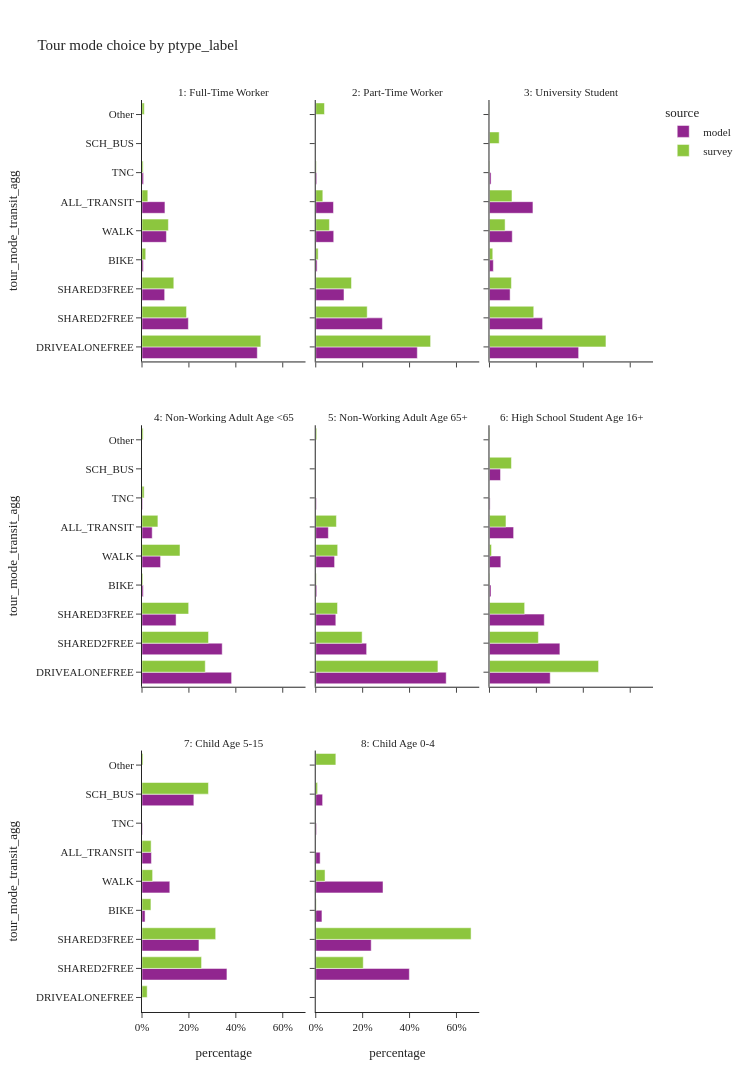
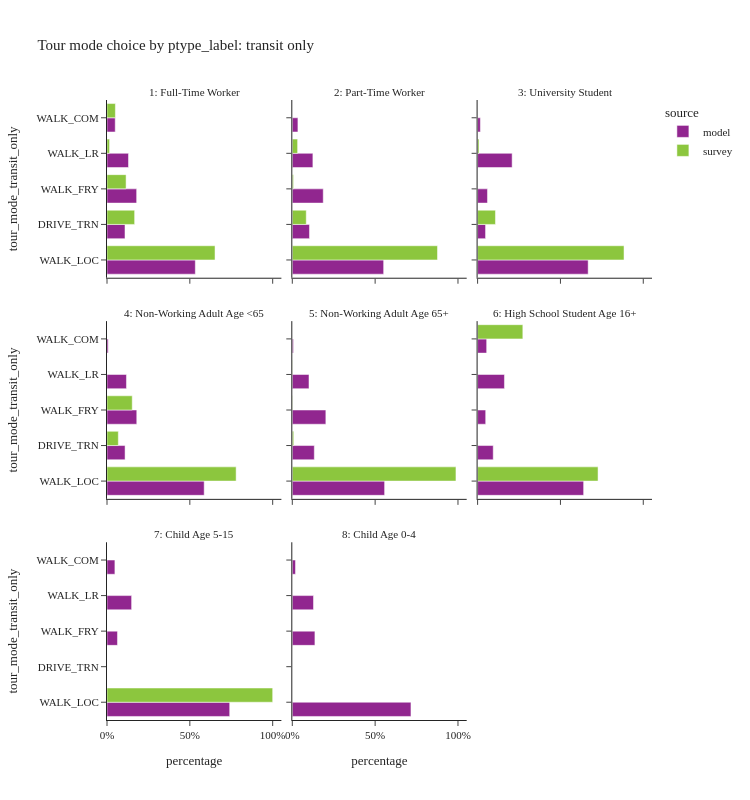

These figures' notebook cell, in order:
### Code cell
tour_mode_choice_seg(segment_col='ptype_label')

### Figure 1 — Plotly figure (JSON) as saved in the notebook; plotly's stock layout.template omitted (floating-point values rounded to 4 significant figures)
{"data": [{"alignmentgroup": "True", "customdata": [[991267], [398617], [194842], [11325], [209893], [197186], [13491]], "hovertemplate": "source=model<br>ptype_label=1: Full-Time Worker<br>percentage=%{x}<br>tour_mode_transit_agg=%{y}<br>sample_size=%{customdata[0]}<extra></extra>", "legendgroup": "model", "marker": {"color": "#91268F", "pattern": {"shape": ""}}, "name": "model", "offsetgroup": "model", "orientation": "h", "showlegend": true, "textposition": "auto", "type": "bar", "x": [0.4915, 0.1977, 0.09662, 0.005616, 0.1041, 0.09778, 0.00669], "xaxis": "x7", "y": ["DRIVEALONEFREE", "SHARED2FREE", "SHARED3FREE", "BIKE", "WALK", "ALL_TRANSIT", "TNC"], "yaxis": "y7"}, {"alignmentgroup": "True", "customdata": [[199443], [130890], [55480], [2705], [35334], [34813], [1925]], "hovertemplate": "source=model<br>ptype_label=2: Part-Time Worker<br>percentage=%{x}<br>tour_mode_transit_agg=%{y}<br>sample_size=%{customdata[0]}<extra></extra>", "legendgroup": "model", "marker": {"color": "#91268F", "pattern": {"shape": ""}}, "name": "model", "offsetgroup": "model", "orientation": "h", "showlegend": false, "textposition": "auto", "type": "bar", "x": [0.433, 0.2842, 0.1205, 0.005873, 0.07671, 0.07558, 0.004179], "xaxis": "x8", "y": ["DRIVEALONEFREE", "SHARED2FREE", "SHARED3FREE", "BIKE", "WALK", "ALL_TRANSIT", "TNC"], "yaxis": "y8"}, {"alignmentgroup": "True", "customdata": [[79121], [47144], [18307], [3417], [20203], [38566], [1398]], "hovertemplate": "source=model<br>ptype_label=3: University Student<br>percentage=%{x}<br>tour_mode_transit_agg=%{y}<br>sample_size=%{customdata[0]}<extra></extra>", "legendgroup": "model", "marker": {"color": "#91268F", "pattern": {"shape": ""}}, "name": "model", "offsetgroup": "model", "orientation": "h", "showlegend": false, "textposition": "auto", "type": "bar", "x": [0.3801, 0.2265, 0.08795, 0.01642, 0.09706, 0.1853, 0.006716], "xaxis": "x9", "y": ["DRIVEALONEFREE", "SHARED2FREE", "SHARED3FREE", "BIKE", "WALK", "ALL_TRANSIT", "TNC"], "yaxis": "y9"}, {"alignmentgroup": "True", "customdata": [[300916], [269395], [114467], [4284], [62395], [34261], [2076]], "hovertemplate": "source=model<br>ptype_label=4: Non-Working Adult Age <65<br>percentage=%{x}<br>tour_mode_transit_agg=%{y}<br>sample_size=%{customdata[0]}<extra></extra>", "legendgroup": "model", "marker": {"color": "#91268F", "pattern": {"shape": ""}}, "name": "model", "offsetgroup": "model", "orientation": "h", "showlegend": false, "textposition": "auto", "type": "bar", "x": [0.382, 0.342, 0.1453, 0.005438, 0.0792, 0.04349, 0.002635], "xaxis": "x4", "y": ["DRIVEALONEFREE", "SHARED2FREE", "SHARED3FREE", "BIKE", "WALK", "ALL_TRANSIT", "TNC"], "yaxis": "y4"}, {"alignmentgroup": "True", "customdata": [[293014], [114328], [45105], [2277], [42336], [28355], [1471]], "hovertemplate": "source=model<br>ptype_label=5: Non-Working Adult Age 65+<br>percentage=%{x}<br>tour_mode_transit_agg=%{y}<br>sample_size=%{customdata[0]}<extra></extra>", "legendgroup": "model", "marker": {"color": "#91268F", "pattern": {"shape": ""}}, "name": "model", "offsetgroup": "model", "orientation": "h", "showlegend": false, "textposition": "auto", "type": "bar", "x": [0.5561, 0.217, 0.08561, 0.004322, 0.08035, 0.05382, 0.002792], "xaxis": "x5", "y": ["DRIVEALONEFREE", "SHARED2FREE", "SHARED3FREE", "BIKE", "WALK", "ALL_TRANSIT", "TNC"], "yaxis": "y5"}, {"alignmentgroup": "True", "customdata": [[48448], [56167], [43714], [1212], [9044], [19255], [8792], [497]], "hovertemplate": "source=model<br>ptype_label=6: High School Student Age 16+<br>percentage=%{x}<br>tour_mode_transit_agg=%{y}<br>sample_size=%{customdata[0]}<extra></extra>", "legendgroup": "model", "marker": {"color": "#91268F", "pattern": {"shape": ""}}, "name": "model", "offsetgroup": "model", "orientation": "h", "showlegend": false, "textposition": "auto", "type": "bar", "x": [0.2589, 0.3002, 0.2336, 0.006477, 0.04833, 0.1029, 0.04698, 0.002656], "xaxis": "x6", "y": ["DRIVEALONEFREE", "SHARED2FREE", "SHARED3FREE", "BIKE", "WALK", "ALL_TRANSIT", "SCH_BUS", "TNC"], "yaxis": "y6"}, {"alignmentgroup": "True", "customdata": [[202654], [135884], [7307], [66330], [22510], [123704], [1282]], "hovertemplate": "source=model<br>ptype_label=7: Child Age 5-15<br>percentage=%{x}<br>tour_mode_transit_agg=%{y}<br>sample_size=%{customdata[0]}<extra></extra>", "legendgroup": "model", "marker": {"color": "#91268F", "pattern": {"shape": ""}}, "name": "model", "offsetgroup": "model", "orientation": "h", "showlegend": false, "textposition": "auto", "type": "bar", "x": [0.3621, 0.2428, 0.01306, 0.1185, 0.04022, 0.221, 0.002291], "xaxis": "x", "y": ["SHARED2FREE", "SHARED3FREE", "BIKE", "WALK", "ALL_TRANSIT", "SCH_BUS", "TNC"], "yaxis": "y"}, {"alignmentgroup": "True", "customdata": [[78960], [46801], [5229], [56750], [3714], [5793], [660]], "hovertemplate": "source=model<br>ptype_label=8: Child Age 0-4<br>percentage=%{x}<br>tour_mode_transit_agg=%{y}<br>sample_size=%{customdata[0]}<extra></extra>", "legendgroup": "model", "marker": {"color": "#91268F", "pattern": {"shape": ""}}, "name": "model", "offsetgroup": "model", "orientation": "h", "showlegend": false, "textposition": "auto", "type": "bar", "x": [0.399, 0.2365, 0.02642, 0.2868, 0.01877, 0.02927, 0.003335], "xaxis": "x2", "y": ["SHARED2FREE", "SHARED3FREE", "BIKE", "WALK", "ALL_TRANSIT", "SCH_BUS", "TNC"], "yaxis": "y2"}, {"alignmentgroup": "True", "customdata": [[1383], [468], [264], [150], [666], [283], [24], [31]], "hovertemplate": "source=survey<br>ptype_label=1: Full-Time Worker<br>percentage=%{x}<br>tour_mode_transit_agg=%{y}<br>sample_size=%{customdata[0]}<extra></extra>", "legendgroup": "survey", "marker": {"color": "#8CC63E", "pattern": {"shape": ""}}, "name": "survey", "offsetgroup": "survey", "orientation": "h", "showlegend": true, "textposition": "auto", "type": "bar", "x": [0.5066, 0.1899, 0.1356, 0.01589, 0.1125, 0.02479, 0.004996, 0.009782], "xaxis": "x7", "y": ["DRIVEALONEFREE", "SHARED2FREE", "SHARED3FREE", "BIKE", "WALK", "ALL_TRANSIT", "TNC", "Other"], "yaxis": "y7"}, {"alignmentgroup": "True", "customdata": [[406], [172], [102], [25], [149], [71], [6], [7]], "hovertemplate": "source=survey<br>ptype_label=2: Part-Time Worker<br>percentage=%{x}<br>tour_mode_transit_agg=%{y}<br>sample_size=%{customdata[0]}<extra></extra>", "legendgroup": "survey", "marker": {"color": "#8CC63E", "pattern": {"shape": ""}}, "name": "survey", "offsetgroup": "survey", "orientation": "h", "showlegend": false, "textposition": "auto", "type": "bar", "x": [0.4897, 0.2194, 0.1524, 0.01027, 0.05832, 0.03019, 0.002593, 0.03721], "xaxis": "x8", "y": ["DRIVEALONEFREE", "SHARED2FREE", "SHARED3FREE", "BIKE", "WALK", "ALL_TRANSIT", "TNC", "Other"], "yaxis": "y8"}, {"alignmentgroup": "True", "customdata": [[94], [45], [15], [12], [86], [54], [8], [3], [3]], "hovertemplate": "source=survey<br>ptype_label=3: University Student<br>percentage=%{x}<br>tour_mode_transit_agg=%{y}<br>sample_size=%{customdata[0]}<extra></extra>", "legendgroup": "survey", "marker": {"color": "#8CC63E", "pattern": {"shape": ""}}, "name": "survey", "offsetgroup": "survey", "orientation": "h", "showlegend": false, "textposition": "auto", "type": "bar", "x": [0.4966, 0.1887, 0.0935, 0.01406, 0.06661, 0.09591, 0.04135, 0.001991, 0.001281], "xaxis": "x9", "y": ["DRIVEALONEFREE", "SHARED2FREE", "SHARED3FREE", "BIKE", "WALK", "ALL_TRANSIT", "SCH_BUS", "TNC", "Other"], "yaxis": "y9"}, {"alignmentgroup": "True", "customdata": [[274], [184], [119], [18], [186], [55], [1], [6], [14]], "hovertemplate": "source=survey<br>ptype_label=4: Non-Working Adult Age <65<br>percentage=%{x}<br>tour_mode_transit_agg=%{y}<br>sample_size=%{customdata[0]}<extra></extra>", "legendgroup": "survey", "marker": {"color": "#8CC63E", "pattern": {"shape": ""}}, "name": "survey", "offsetgroup": "survey", "orientation": "h", "showlegend": false, "textposition": "auto", "type": "bar", "x": [0.2697, 0.2836, 0.199, 0.003702, 0.162, 0.06777, 0.0003011, 0.009115, 0.004843], "xaxis": "x4", "y": ["DRIVEALONEFREE", "SHARED2FREE", "SHARED3FREE", "BIKE", "WALK", "ALL_TRANSIT", "SCH_BUS", "TNC", "Other"], "yaxis": "y4"}, {"alignmentgroup": "True", "customdata": [[421], [199], [51], [6], [133], [55], [3], [11]], "hovertemplate": "source=survey<br>ptype_label=5: Non-Working Adult Age 65+<br>percentage=%{x}<br>tour_mode_transit_agg=%{y}<br>sample_size=%{customdata[0]}<extra></extra>", "legendgroup": "survey", "marker": {"color": "#8CC63E", "pattern": {"shape": ""}}, "name": "survey", "offsetgroup": "survey", "orientation": "h", "showlegend": false, "textposition": "auto", "type": "bar", "x": [0.5209, 0.1977, 0.09287, 0.002421, 0.09354, 0.08811, 0.0001684, 0.004304], "xaxis": "x5", "y": ["DRIVEALONEFREE", "SHARED2FREE", "SHARED3FREE", "BIKE", "WALK", "ALL_TRANSIT", "TNC", "Other"], "yaxis": "y5"}, {"alignmentgroup": "True", "customdata": [[20], [11], [13], [1], [4], [8], [5], [1]], "hovertemplate": "source=survey<br>ptype_label=6: High School Student Age 16+<br>percentage=%{x}<br>tour_mode_transit_agg=%{y}<br>sample_size=%{customdata[0]}<extra></extra>", "legendgroup": "survey", "marker": {"color": "#8CC63E", "pattern": {"shape": ""}}, "name": "survey", "offsetgroup": "survey", "orientation": "h", "showlegend": false, "textposition": "auto", "type": "bar", "x": [0.465, 0.2085, 0.1499, 0.002005, 0.008607, 0.07029, 0.09364, 0.002005], "xaxis": "x6", "y": ["DRIVEALONEFREE", "SHARED2FREE", "SHARED3FREE", "BIKE", "WALK", "ALL_TRANSIT", "SCH_BUS", "Other"], "yaxis": "y6"}, {"alignmentgroup": "True", "customdata": [[4], [77], [135], [13], [42], [16], [126], [2]], "hovertemplate": "source=survey<br>ptype_label=7: Child Age 5-15<br>percentage=%{x}<br>tour_mode_transit_agg=%{y}<br>sample_size=%{customdata[0]}<extra></extra>", "legendgroup": "survey", "marker": {"color": "#8CC63E", "pattern": {"shape": ""}}, "name": "survey", "offsetgroup": "survey", "orientation": "h", "showlegend": false, "textposition": "auto", "type": "bar", "x": [0.02207, 0.2539, 0.3141, 0.03808, 0.04522, 0.03892, 0.2833, 0.0044], "xaxis": "x", "y": ["DRIVEALONEFREE", "SHARED2FREE", "SHARED3FREE", "BIKE", "WALK", "ALL_TRANSIT", "SCH_BUS", "Other"], "yaxis": "y"}, {"alignmentgroup": "True", "customdata": [[33], [41], [4], [11], [2], [2]], "hovertemplate": "source=survey<br>ptype_label=8: Child Age 0-4<br>percentage=%{x}<br>tour_mode_transit_agg=%{y}<br>sample_size=%{customdata[0]}<extra></extra>", "legendgroup": "survey", "marker": {"color": "#8CC63E", "pattern": {"shape": ""}}, "name": "survey", "offsetgroup": "survey", "orientation": "h", "showlegend": false, "textposition": "auto", "type": "bar", "x": [0.2025, 0.6623, 0.002123, 0.0396, 0.007753, 0.08572], "xaxis": "x2", "y": ["SHARED2FREE", "SHARED3FREE", "BIKE", "WALK", "SCH_BUS", "Other"], "yaxis": "y2"}], "layout": {"annotations": [{"font": {}, "showarrow": false, "text": "7: Child Age 5-15", "x": 0.16, "xanchor": "center", "xref": "paper", "y": 0.2867, "yanchor": "bottom", "yref": "paper"}, {"font": {}, "showarrow": false, "text": "8: Child Age 0-4", "x": 0.5, "xanchor": "center", "xref": "paper", "y": 0.2867, "yanchor": "bottom", "yref": "paper"}, {"font": {}, "showarrow": false, "text": "4: Non-Working Adult Age <65", "x": 0.16, "xanchor": "center", "xref": "paper", "y": 0.6433, "yanchor": "bottom", "yref": "paper"}, {"font": {}, "showarrow": false, "text": "5: Non-Working Adult Age 65+", "x": 0.5, "xanchor": "center", "xref": "paper", "y": 0.6433, "yanchor": "bottom", "yref": "paper"}, {"font": {}, "showarrow": false, "text": "6: High School Student Age 16+", "x": 0.84, "xanchor": "center", "xref": "paper", "y": 0.6433, "yanchor": "bottom", "yref": "paper"}, {"font": {}, "showarrow": false, "text": "1: Full-Time Worker", "x": 0.16, "xanchor": "center", "xref": "paper", "y": 1.0, "yanchor": "bottom", "yref": "paper"}, {"font": {}, "showarrow": false, "text": "2: Part-Time Worker", "x": 0.5, "xanchor": "center", "xref": "paper", "y": 1.0, "yanchor": "bottom", "yref": "paper"}, {"font": {}, "showarrow": false, "text": "3: University Student", "x": 0.84, "xanchor": "center", "xref": "paper", "y": 1.0, "yanchor": "bottom", "yref": "paper"}], "barmode": "group", "height": 1200, "legend": {"title": {"text": "source"}, "tracegroupgap": 0}, "title": {"text": "Tour mode choice by ptype_label"}, "width": 750, "xaxis": {"anchor": "y", "domain": [0.0, 0.32], "tickformat": ".0%", "title": {"text": "percentage"}}, "xaxis2": {"anchor": "y2", "domain": [0.34, 0.66], "matches": "x", "tickformat": ".0%", "title": {"text": "percentage"}}, "xaxis3": {"anchor": "y3", "domain": [0.68, 1.0], "matches": "x", "title": {"text": "percentage"}}, "xaxis4": {"anchor": "y4", "domain": [0.0, 0.32], "matches": "x", "showticklabels": false}, "xaxis5": {"anchor": "y5", "domain": [0.34, 0.66], "matches": "x", "showticklabels": false}, "xaxis6": {"anchor": "y6", "domain": [0.68, 1.0], "matches": "x", "showticklabels": false}, "xaxis7": {"anchor": "y7", "domain": [0.0, 0.32], "matches": "x", "showticklabels": false}, "xaxis8": {"anchor": "y8", "domain": [0.34, 0.66], "matches": "x", "showticklabels": false}, "xaxis9": {"anchor": "y9", "domain": [0.68, 1.0], "matches": "x", "showticklabels": false}, "yaxis": {"anchor": "x", "domain": [0.0, 0.2867], "title": {"text": "tour_mode_transit_agg"}}, "yaxis2": {"anchor": "x2", "domain": [0.0, 0.2867], "matches": "y", "showticklabels": false}, "yaxis3": {"anchor": "x3", "domain": [0.0, 0.2867], "matches": "y", "showticklabels": false}, "yaxis4": {"anchor": "x4", "domain": [0.3567, 0.6433], "matches": "y", "title": {"text": "tour_mode_transit_agg"}}, "yaxis5": {"anchor": "x5", "domain": [0.3567, 0.6433], "matches": "y", "showticklabels": false}, "yaxis6": {"anchor": "x6", "domain": [0.3567, 0.6433], "matches": "y", "showticklabels": false}, "yaxis7": {"anchor": "x7", "domain": [0.7133, 1.0], "matches": "y", "title": {"text": "tour_mode_transit_agg"}}, "yaxis8": {"anchor": "x8", "domain": [0.7133, 1.0], "matches": "y", "showticklabels": false}, "yaxis9": {"anchor": "x9", "domain": [0.7133, 1.0], "matches": "y", "showticklabels": false}}}

### Figure 2 — Plotly figure (JSON) as saved in the notebook; plotly's stock layout.template omitted (floating-point values rounded to 4 significant figures)
{"data": [{"alignmentgroup": "True", "customdata": [[105116], [21406], [35283], [25585], [9796]], "hovertemplate": "source=model<br>ptype_label=1: Full-Time Worker<br>percentage=%{x}<br>tour_mode_transit_only=%{y}<br>sample_size=%{customdata[0]}<extra></extra>", "legendgroup": "model", "marker": {"color": "#91268F", "pattern": {"shape": ""}}, "name": "model", "offsetgroup": "model", "orientation": "h", "showlegend": true, "textposition": "auto", "type": "bar", "x": [0.5331, 0.1086, 0.1789, 0.1298, 0.04968], "xaxis": "x7", "y": ["WALK_LOC", "DRIVE_TRN", "WALK_FRY", "WALK_LR", "WALK_COM"], "yaxis": "y7"}, {"alignmentgroup": "True", "customdata": [[19195], [3608], [6502], [4327], [1181]], "hovertemplate": "source=model<br>ptype_label=2: Part-Time Worker<br>percentage=%{x}<br>tour_mode_transit_only=%{y}<br>sample_size=%{customdata[0]}<extra></extra>", "legendgroup": "model", "marker": {"color": "#91268F", "pattern": {"shape": ""}}, "name": "model", "offsetgroup": "model", "orientation": "h", "showlegend": false, "textposition": "auto", "type": "bar", "x": [0.5514, 0.1036, 0.1868, 0.1243, 0.03392], "xaxis": "x8", "y": ["WALK_LOC", "DRIVE_TRN", "WALK_FRY", "WALK_LR", "WALK_COM"], "yaxis": "y8"}, {"alignmentgroup": "True", "customdata": [[25735], [1850], [2298], [8039], [644]], "hovertemplate": "source=model<br>ptype_label=3: University Student<br>percentage=%{x}<br>tour_mode_transit_only=%{y}<br>sample_size=%{customdata[0]}<extra></extra>", "legendgroup": "model", "marker": {"color": "#91268F", "pattern": {"shape": ""}}, "name": "model", "offsetgroup": "model", "orientation": "h", "showlegend": false, "textposition": "auto", "type": "bar", "x": [0.6673, 0.04797, 0.05959, 0.2084, 0.0167], "xaxis": "x9", "y": ["WALK_LOC", "DRIVE_TRN", "WALK_FRY", "WALK_LR", "WALK_COM"], "yaxis": "y9"}, {"alignmentgroup": "True", "customdata": [[20095], [3737], [6157], [4025], [247]], "hovertemplate": "source=model<br>ptype_label=4: Non-Working Adult Age <65<br>percentage=%{x}<br>tour_mode_transit_only=%{y}<br>sample_size=%{customdata[0]}<extra></extra>", "legendgroup": "model", "marker": {"color": "#91268F", "pattern": {"shape": ""}}, "name": "model", "offsetgroup": "model", "orientation": "h", "showlegend": false, "textposition": "auto", "type": "bar", "x": [0.5865, 0.1091, 0.1797, 0.1175, 0.007209], "xaxis": "x4", "y": ["WALK_LOC", "DRIVE_TRN", "WALK_FRY", "WALK_LR", "WALK_COM"], "yaxis": "y4"}, {"alignmentgroup": "True", "customdata": [[15798], [3767], [5742], [2856], [192]], "hovertemplate": "source=model<br>ptype_label=5: Non-Working Adult Age 65+<br>percentage=%{x}<br>tour_mode_transit_only=%{y}<br>sample_size=%{customdata[0]}<extra></extra>", "legendgroup": "model", "marker": {"color": "#91268F", "pattern": {"shape": ""}}, "name": "model", "offsetgroup": "model", "orientation": "h", "showlegend": false, "textposition": "auto", "type": "bar", "x": [0.5572, 0.1329, 0.2025, 0.1007, 0.006771], "xaxis": "x5", "y": ["WALK_LOC", "DRIVE_TRN", "WALK_FRY", "WALK_LR", "WALK_COM"], "yaxis": "y5"}, {"alignmentgroup": "True", "customdata": [[12324], [1817], [940], [3120], [1054]], "hovertemplate": "source=model<br>ptype_label=6: High School Student Age 16+<br>percentage=%{x}<br>tour_mode_transit_only=%{y}<br>sample_size=%{customdata[0]}<extra></extra>", "legendgroup": "model", "marker": {"color": "#91268F", "pattern": {"shape": ""}}, "name": "model", "offsetgroup": "model", "orientation": "h", "showlegend": false, "textposition": "auto", "type": "bar", "x": [0.64, 0.09437, 0.04882, 0.162, 0.05474], "xaxis": "x6", "y": ["WALK_LOC", "DRIVE_TRN", "WALK_FRY", "WALK_LR", "WALK_COM"], "yaxis": "y6"}, {"alignmentgroup": "True", "customdata": [[16670], [1423], [3343], [1074]], "hovertemplate": "source=model<br>ptype_label=7: Child Age 5-15<br>percentage=%{x}<br>tour_mode_transit_only=%{y}<br>sample_size=%{customdata[0]}<extra></extra>", "legendgroup": "model", "marker": {"color": "#91268F", "pattern": {"shape": ""}}, "name": "model", "offsetgroup": "model", "orientation": "h", "showlegend": false, "textposition": "auto", "type": "bar", "x": [0.7406, 0.06322, 0.1485, 0.04771], "xaxis": "x", "y": ["WALK_LOC", "WALK_FRY", "WALK_LR", "WALK_COM"], "yaxis": "y"}, {"alignmentgroup": "True", "customdata": [[2660], [507], [475], [72]], "hovertemplate": "source=model<br>ptype_label=8: Child Age 0-4<br>percentage=%{x}<br>tour_mode_transit_only=%{y}<br>sample_size=%{customdata[0]}<extra></extra>", "legendgroup": "model", "marker": {"color": "#91268F", "pattern": {"shape": ""}}, "name": "model", "offsetgroup": "model", "orientation": "h", "showlegend": false, "textposition": "auto", "type": "bar", "x": [0.7162, 0.1365, 0.1279, 0.01939], "xaxis": "x2", "y": ["WALK_LOC", "WALK_FRY", "WALK_LR", "WALK_COM"], "yaxis": "y2"}, {"alignmentgroup": "True", "customdata": [[239], [19], [8], [14], [3]], "hovertemplate": "source=survey<br>ptype_label=1: Full-Time Worker<br>percentage=%{x}<br>tour_mode_transit_only=%{y}<br>sample_size=%{customdata[0]}<extra></extra>", "legendgroup": "survey", "marker": {"color": "#8CC63E", "pattern": {"shape": ""}}, "name": "survey", "offsetgroup": "survey", "orientation": "h", "showlegend": true, "textposition": "auto", "type": "bar", "x": [0.652, 0.1668, 0.1152, 0.01539, 0.0506], "xaxis": "x7", "y": ["WALK_LOC", "DRIVE_TRN", "WALK_FRY", "WALK_LR", "WALK_COM"], "yaxis": "y7"}, {"alignmentgroup": "True", "customdata": [[63], [3], [1], [3], [1]], "hovertemplate": "source=survey<br>ptype_label=2: Part-Time Worker<br>percentage=%{x}<br>tour_mode_transit_only=%{y}<br>sample_size=%{customdata[0]}<extra></extra>", "legendgroup": "survey", "marker": {"color": "#8CC63E", "pattern": {"shape": ""}}, "name": "survey", "offsetgroup": "survey", "orientation": "h", "showlegend": false, "textposition": "auto", "type": "bar", "x": [0.8763, 0.08417, 0.00743, 0.03206, 0.0], "xaxis": "x8", "y": ["WALK_LOC", "DRIVE_TRN", "WALK_FRY", "WALK_LR", "WALK_COM"], "yaxis": "y8"}, {"alignmentgroup": "True", "customdata": [[48], [3], [3]], "hovertemplate": "source=survey<br>ptype_label=3: University Student<br>percentage=%{x}<br>tour_mode_transit_only=%{y}<br>sample_size=%{customdata[0]}<extra></extra>", "legendgroup": "survey", "marker": {"color": "#8CC63E", "pattern": {"shape": ""}}, "name": "survey", "offsetgroup": "survey", "orientation": "h", "showlegend": false, "textposition": "auto", "type": "bar", "x": [0.8838, 0.1078, 0.008432], "xaxis": "x9", "y": ["WALK_LOC", "DRIVE_TRN", "WALK_LR"], "yaxis": "y9"}, {"alignmentgroup": "True", "customdata": [[50], [4], [1]], "hovertemplate": "source=survey<br>ptype_label=4: Non-Working Adult Age <65<br>percentage=%{x}<br>tour_mode_transit_only=%{y}<br>sample_size=%{customdata[0]}<extra></extra>", "legendgroup": "survey", "marker": {"color": "#8CC63E", "pattern": {"shape": ""}}, "name": "survey", "offsetgroup": "survey", "orientation": "h", "showlegend": false, "textposition": "auto", "type": "bar", "x": [0.7794, 0.06832, 0.1523], "xaxis": "x4", "y": ["WALK_LOC", "DRIVE_TRN", "WALK_FRY"], "yaxis": "y4"}, {"alignmentgroup": "True", "customdata": [[48], [4], [1], [2]], "hovertemplate": "source=survey<br>ptype_label=5: Non-Working Adult Age 65+<br>percentage=%{x}<br>tour_mode_transit_only=%{y}<br>sample_size=%{customdata[0]}<extra></extra>", "legendgroup": "survey", "marker": {"color": "#8CC63E", "pattern": {"shape": ""}}, "name": "survey", "offsetgroup": "survey", "orientation": "h", "showlegend": false, "textposition": "auto", "type": "bar", "x": [0.9878, 0.008544, 0.002104, 0.001571], "xaxis": "x5", "y": ["WALK_LOC", "DRIVE_TRN", "WALK_FRY", "WALK_LR"], "yaxis": "y5"}, {"alignmentgroup": "True", "customdata": [[7], [1]], "hovertemplate": "source=survey<br>ptype_label=6: High School Student Age 16+<br>percentage=%{x}<br>tour_mode_transit_only=%{y}<br>sample_size=%{customdata[0]}<extra></extra>", "legendgroup": "survey", "marker": {"color": "#8CC63E", "pattern": {"shape": ""}}, "name": "survey", "offsetgroup": "survey", "orientation": "h", "showlegend": false, "textposition": "auto", "type": "bar", "x": [0.727, 0.273], "xaxis": "x6", "y": ["WALK_LOC", "WALK_COM"], "yaxis": "y6"}, {"alignmentgroup": "True", "customdata": [[16]], "hovertemplate": "source=survey<br>ptype_label=7: Child Age 5-15<br>percentage=%{x}<br>tour_mode_transit_only=%{y}<br>sample_size=%{customdata[0]}<extra></extra>", "legendgroup": "survey", "marker": {"color": "#8CC63E", "pattern": {"shape": ""}}, "name": "survey", "offsetgroup": "survey", "orientation": "h", "showlegend": false, "textposition": "auto", "type": "bar", "x": [1.0], "xaxis": "x", "y": ["WALK_LOC"], "yaxis": "y"}], "layout": {"annotations": [{"font": {}, "showarrow": false, "text": "7: Child Age 5-15", "x": 0.16, "xanchor": "center", "xref": "paper", "y": 0.2867, "yanchor": "bottom", "yref": "paper"}, {"font": {}, "showarrow": false, "text": "8: Child Age 0-4", "x": 0.5, "xanchor": "center", "xref": "paper", "y": 0.2867, "yanchor": "bottom", "yref": "paper"}, {"font": {}, "showarrow": false, "text": "4: Non-Working Adult Age <65", "x": 0.16, "xanchor": "center", "xref": "paper", "y": 0.6433, "yanchor": "bottom", "yref": "paper"}, {"font": {}, "showarrow": false, "text": "5: Non-Working Adult Age 65+", "x": 0.5, "xanchor": "center", "xref": "paper", "y": 0.6433, "yanchor": "bottom", "yref": "paper"}, {"font": {}, "showarrow": false, "text": "6: High School Student Age 16+", "x": 0.84, "xanchor": "center", "xref": "paper", "y": 0.6433, "yanchor": "bottom", "yref": "paper"}, {"font": {}, "showarrow": false, "text": "1: Full-Time Worker", "x": 0.16, "xanchor": "center", "xref": "paper", "y": 1.0, "yanchor": "bottom", "yref": "paper"}, {"font": {}, "showarrow": false, "text": "2: Part-Time Worker", "x": 0.5, "xanchor": "center", "xref": "paper", "y": 1.0, "yanchor": "bottom", "yref": "paper"}, {"font": {}, "showarrow": false, "text": "3: University Student", "x": 0.84, "xanchor": "center", "xref": "paper", "y": 1.0, "yanchor": "bottom", "yref": "paper"}], "barmode": "group", "height": 800, "legend": {"title": {"text": "source"}, "tracegroupgap": 0}, "title": {"text": "Tour mode choice by ptype_label: transit only"}, "width": 750, "xaxis": {"anchor": "y", "domain": [0.0, 0.32], "tickformat": ".0%", "title": {"text": "percentage"}}, "xaxis2": {"anchor": "y2", "domain": [0.34, 0.66], "matches": "x", "tickformat": ".0%", "title": {"text": "percentage"}}, "xaxis3": {"anchor": "y3", "domain": [0.68, 1.0], "matches": "x", "title": {"text": "percentage"}}, "xaxis4": {"anchor": "y4", "domain": [0.0, 0.32], "matches": "x", "showticklabels": false}, "xaxis5": {"anchor": "y5", "domain": [0.34, 0.66], "matches": "x", "showticklabels": false}, "xaxis6": {"anchor": "y6", "domain": [0.68, 1.0], "matches": "x", "showticklabels": false}, "xaxis7": {"anchor": "y7", "domain": [0.0, 0.32], "matches": "x", "showticklabels": false}, "xaxis8": {"anchor": "y8", "domain": [0.34, 0.66], "matches": "x", "showticklabels": false}, "xaxis9": {"anchor": "y9", "domain": [0.68, 1.0], "matches": "x", "showticklabels": false}, "yaxis": {"anchor": "x", "domain": [0.0, 0.2867], "title": {"text": "tour_mode_transit_only"}}, "yaxis2": {"anchor": "x2", "domain": [0.0, 0.2867], "matches": "y", "showticklabels": false}, "yaxis3": {"anchor": "x3", "domain": [0.0, 0.2867], "matches": "y", "showticklabels": false}, "yaxis4": {"anchor": "x4", "domain": [0.3567, 0.6433], "matches": "y", "title": {"text": "tour_mode_transit_only"}}, "yaxis5": {"anchor": "x5", "domain": [0.3567, 0.6433], "matches": "y", "showticklabels": false}, "yaxis6": {"anchor": "x6", "domain": [0.3567, 0.6433], "matches": "y", "showticklabels": false}, "yaxis7": {"anchor": "x7", "domain": [0.7133, 1.0], "matches": "y", "title": {"text": "tour_mode_transit_only"}}, "yaxis8": {"anchor": "x8", "domain": [0.7133, 1.0], "matches": "y", "showticklabels": false}, "yaxis9": {"anchor": "x9", "domain": [0.7133, 1.0], "matches": "y", "showticklabels": false}}}
